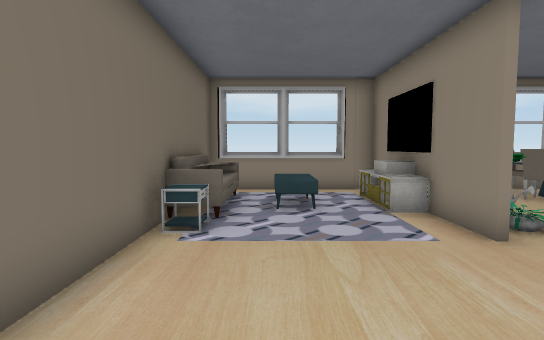
View 1 (above)

16 first-person views from a walk through a 3-D level made in the Unity game engine. The camera is 1.5 m above the floor, tilts 4° down and sees 80° across. Doors are open. The floor is counted in squares, 1 m on a side. Each view is taken from the middle of a square. On the plan, view 1 faces up. The plan holds only what a view shows up to about 15 squares ahead; the rest is blank. Some animated figures are not drawn. Some surface patterns are stand-ins.

View 2
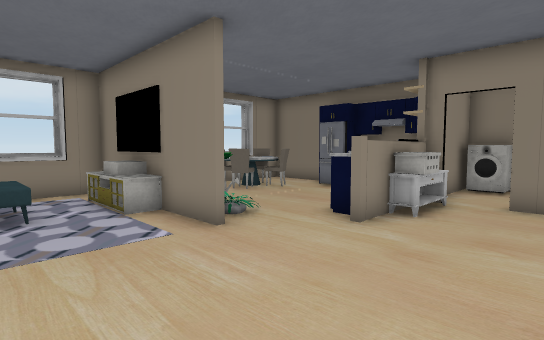

View 3
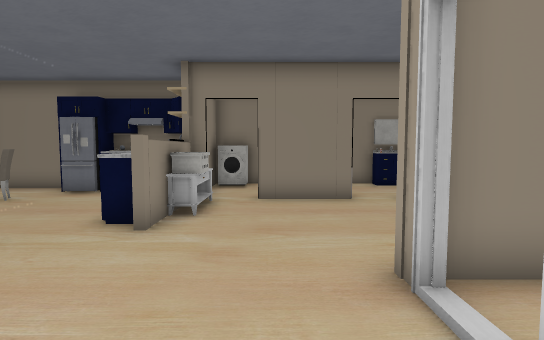

View 4
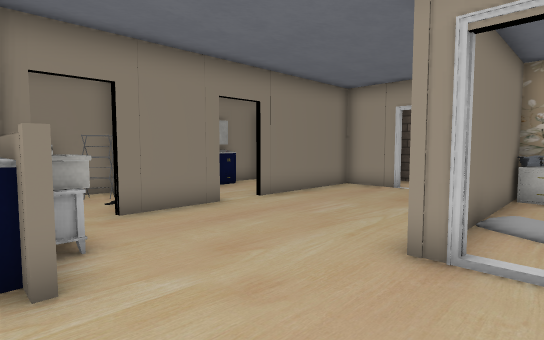

View 5
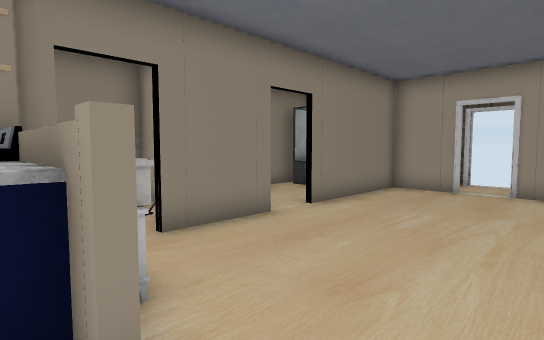

View 6
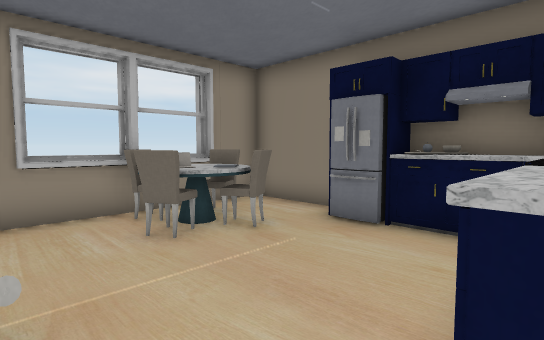

View 7
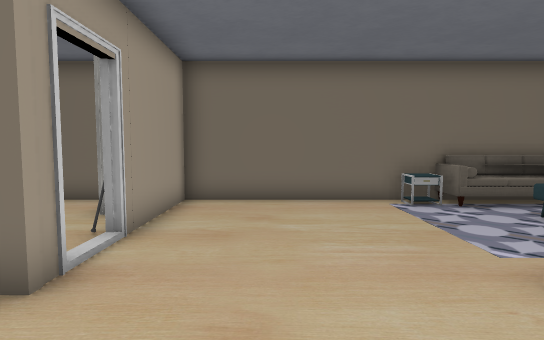

View 8
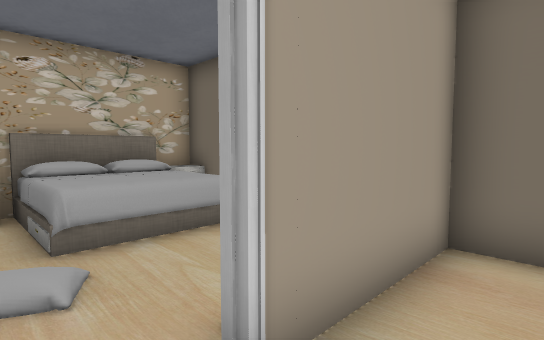

View 9
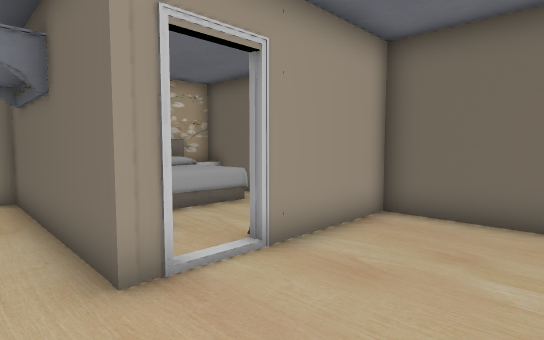

View 10
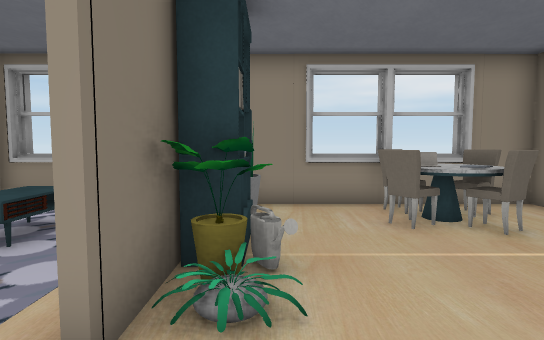

View 11
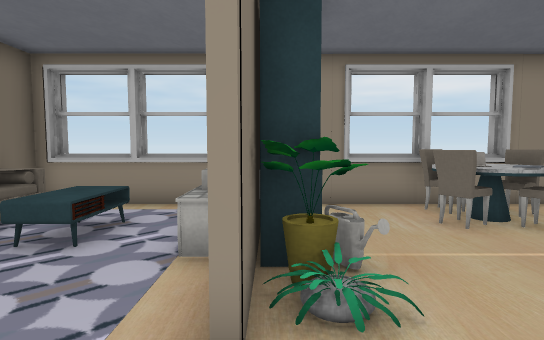

View 12
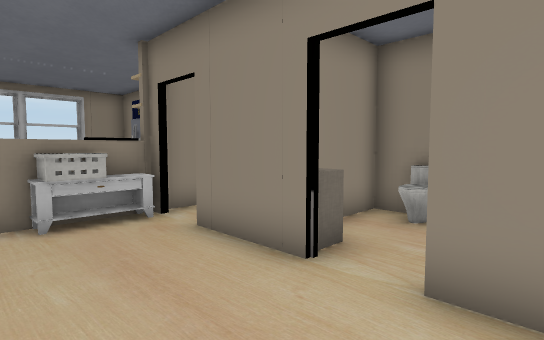

View 13
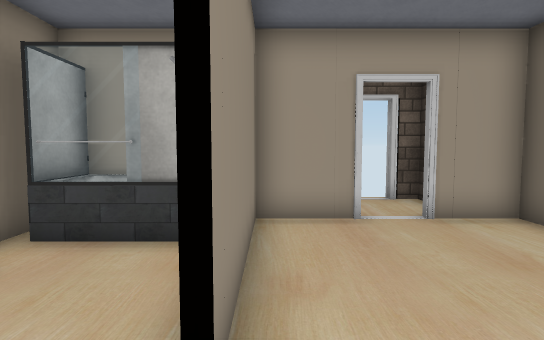

View 14
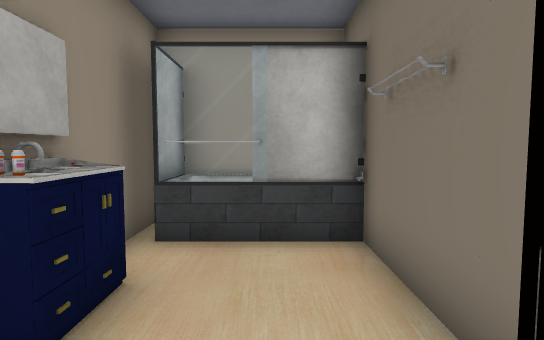

View 15
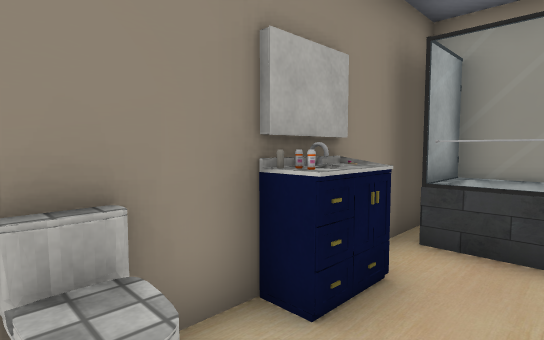

View 16
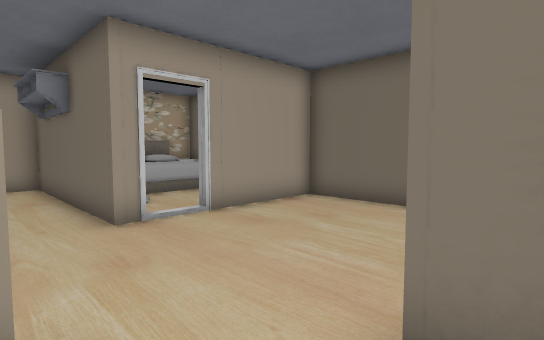

### Floor plan
Points are (right, up) in squares from view 1. A wall is a line through its corners. A room is listed if a view was taken in it or the views show most of it. See-through windows are left out.
Room 1 (views 1, 2, 3, 4, 5, 6, 7, 8, 9, 10, 11, 12, 13, 16)
walls: (6.3, 3.5) (6.3, 4.4); (3.6, 5.4) (3.6, 7.5); (3.8, 7.4) (3.8, 5.4); (3.2, -0.5) (3.6, -0.5); (3.8, -1.4) (3.8, -7.7) (5.7, -7.7); (10.6, 4.5) (10.9, 4.8) (10.9, 5.5); (9.3, -0.6) (9.3, 0.6); (3.6, 10.4) (3.6, 11.5) (-2.2, 11.5) (-2.2, 10.4); (11.8, 4.5) (11.8, 6.9); (-0.5, -0.5) (0.6, -0.5); (-2.2, 5.5) (-2.2, -0.5); (12.3, 2.3) (12.4, 3.1); (12.4, 2) (12.3, 2.8); (12.4, 2) (12.4, 3.1); (2.5, 11.8) (0.5, 11.8); (11.8, 8.6) (11.8, 11.5) (4.4, 11.5); (8, 11.8) (6, 11.8); (10.1, 11.4) (10.1, 12.2); (0.2, 11.8) (-1.8, 11.8); (13.3, 0) (13.3, 3.3) (9.6, 3.3); (10.1, 11.8) (9.5, 11.8); (9.3, -5.5) (9.3, -2.8); (-1.7, 12.2) (-1.7, 11.4); (7, -7.7) (9.3, -7.7) (9.3, -7.4); (11.4, -7.7) (12.8, -7.7) (12.8, -6); (13.3, -7.5) (13.3, -6.5)
ways out: opening at (10, -1.5) to room 2; opening at (13, -6) to room 2; open door at (6.5, -8) to room 3; opening at (1.5, -0.5); open door at (3.5, 0)
objects: other object (-2, -2) to (0, -1); table (-2, 6) to (-1, 6); sofa (-2, 7) to (-1, 10); table (0, 8) to (1, 9); other object (3, 8) to (3, 9); table (3, 10); other object (4, -1); other object (4, 5); shelf (4, 8); other object (4, 9); plant (4, 10); plant (5, 6); plant (5, 7); other object (6, 3); other object (7, 3) to (8, 3); chair (7, 9) to (8, 9); stove (8, 4) to (9, 4); other object (8, 10); chair (8, 11); other object (9, 3); chair (9, 9); table (9, 10) to (9, 11); other object (10, -7); other object (10, -6); other object (10, 1); chair (10, 10); other object (11, 7) to (11, 8); other object (12, -7) to (13, -7); other object (12, 1)
Room 2 (views 14, 15)
walls: (9.5, -2.8) (9.5, -5.5); (13.3, -0.6) (13.3, -0.2) (11, -0.2); (10.4, -6.1) (12.9, -6.1); (13.3, -6.5) (13.3, -4.4)
ways out: opening at (10, -1.5) to room 1; opening at (13, -6) to room 1
objects: other object (10, -1); other object (12, -2) to (13, -1); other object (13, -4); other object (13, -3)
Room 3 (no view inside)
walls: (7.4, -10.4) (8.2, -10.4)
ways out: open door at (6.5, -8) to room 1; open door at (6.5, -10)

Where each view was taken, in squares from view 1:
view 1: 0 up, 0 right, facing up
view 2: 0 up, 0 right, facing up-right
view 3: 1 up, 0 right, facing right
view 4: 4 up, 2 right, facing down-right
view 5: 4 up, 4 right, facing down-right
view 6: 4 up, 5 right, facing up-right
view 7: 2 up, 7 right, facing left
view 8: 1 up, 3 right, facing down-left
view 9: 3 up, 5 right, facing down-left
view 10: 3 up, 5 right, facing up
view 11: 3 up, 4 right, facing up
view 12: 4 down, 6 right, facing up-right
view 13: 1 down, 9 right, facing down
view 14: 1 down, 11 right, facing down
view 15: 1 down, 11 right, facing down-right
view 16: 6 up, 6 right, facing down-left
